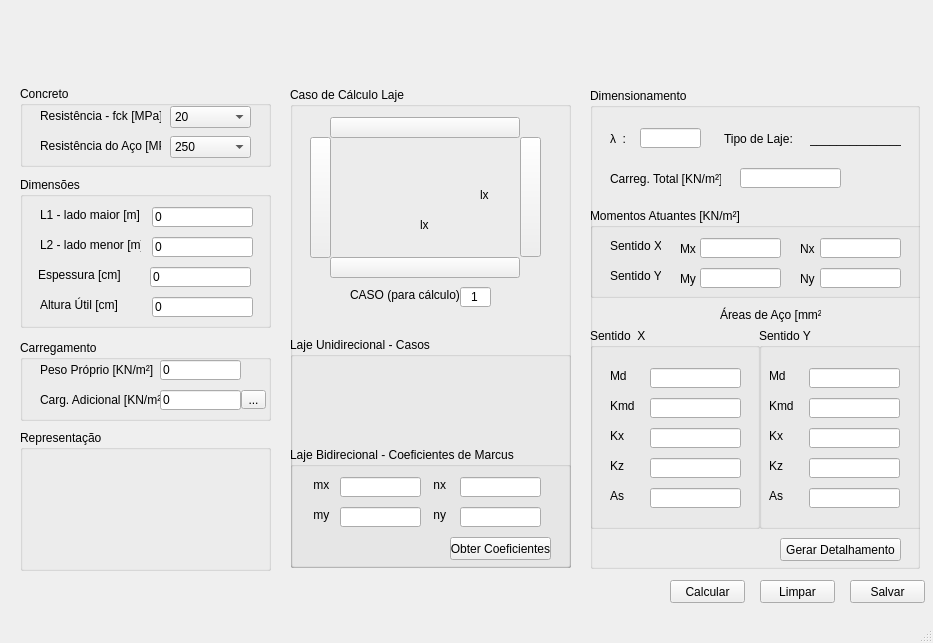
<?xml version="1.0" encoding="UTF-8"?>
<ui version="4.0">
 <class>MainWindow</class>
 <widget class="QMainWindow" name="MainWindow">
  <property name="geometry">
   <rect>
    <x>0</x>
    <y>0</y>
    <width>933</width>
    <height>643</height>
   </rect>
  </property>
  <property name="windowTitle">
   <string>MainWindow</string>
  </property>
  <widget class="QWidget" name="centralwidget">
   <widget class="QGroupBox" name="groupBox_2">
    <property name="geometry">
     <rect>
      <x>20</x>
      <y>340</y>
      <width>251</width>
      <height>81</height>
     </rect>
    </property>
    <property name="title">
     <string>Carregamento</string>
    </property>
    <widget class="QLabel" name="label_5">
     <property name="geometry">
      <rect>
       <x>20</x>
       <y>20</y>
       <width>121</width>
       <height>20</height>
      </rect>
     </property>
     <property name="text">
      <string>Peso Próprio [KN/m²]</string>
     </property>
    </widget>
    <widget class="QLineEdit" name="lineEdit">
     <property name="geometry">
      <rect>
       <x>140</x>
       <y>20</y>
       <width>81</width>
       <height>20</height>
      </rect>
     </property>
     <property name="text">
      <string>0</string>
     </property>
    </widget>
    <widget class="QLabel" name="label_6">
     <property name="geometry">
      <rect>
       <x>20</x>
       <y>50</y>
       <width>121</width>
       <height>20</height>
      </rect>
     </property>
     <property name="text">
      <string>Carg. Adicional [KN/m²]</string>
     </property>
    </widget>
    <widget class="QLineEdit" name="lineEdit_2">
     <property name="geometry">
      <rect>
       <x>140</x>
       <y>50</y>
       <width>81</width>
       <height>20</height>
      </rect>
     </property>
     <property name="text">
      <string>0</string>
     </property>
    </widget>
    <widget class="QToolButton" name="toolButton">
     <property name="geometry">
      <rect>
       <x>221</x>
       <y>50</y>
       <width>25</width>
       <height>19</height>
      </rect>
     </property>
     <property name="text">
      <string>...</string>
     </property>
    </widget>
   </widget>
   <widget class="QGroupBox" name="groupBox_3">
    <property name="geometry">
     <rect>
      <x>20</x>
      <y>177</y>
      <width>251</width>
      <height>151</height>
     </rect>
    </property>
    <property name="title">
     <string>Dimensões</string>
    </property>
    <widget class="QLabel" name="label_7">
     <property name="geometry">
      <rect>
       <x>20</x>
       <y>30</y>
       <width>101</width>
       <height>16</height>
      </rect>
     </property>
     <property name="text">
      <string>L1 - lado maior [m]</string>
     </property>
    </widget>
    <widget class="QLineEdit" name="lineEdit_3">
     <property name="geometry">
      <rect>
       <x>132</x>
       <y>30</y>
       <width>101</width>
       <height>20</height>
      </rect>
     </property>
     <property name="text">
      <string>0</string>
     </property>
    </widget>
    <widget class="QLabel" name="label_8">
     <property name="geometry">
      <rect>
       <x>20</x>
       <y>60</y>
       <width>101</width>
       <height>16</height>
      </rect>
     </property>
     <property name="text">
      <string>L2 - lado menor [m]</string>
     </property>
    </widget>
    <widget class="QLineEdit" name="lineEdit_4">
     <property name="geometry">
      <rect>
       <x>132</x>
       <y>60</y>
       <width>101</width>
       <height>20</height>
      </rect>
     </property>
     <property name="text">
      <string>0</string>
     </property>
    </widget>
    <widget class="QLabel" name="label_9">
     <property name="geometry">
      <rect>
       <x>18</x>
       <y>90</y>
       <width>91</width>
       <height>16</height>
      </rect>
     </property>
     <property name="text">
      <string>Espessura [cm]</string>
     </property>
    </widget>
    <widget class="QLineEdit" name="lineEdit_5">
     <property name="geometry">
      <rect>
       <x>130</x>
       <y>90</y>
       <width>101</width>
       <height>20</height>
      </rect>
     </property>
     <property name="text">
      <string>0</string>
     </property>
    </widget>
    <widget class="QLineEdit" name="lineEdit_27">
     <property name="geometry">
      <rect>
       <x>132</x>
       <y>120</y>
       <width>101</width>
       <height>20</height>
      </rect>
     </property>
     <property name="text">
      <string>0</string>
     </property>
    </widget>
    <widget class="QLabel" name="label_35">
     <property name="geometry">
      <rect>
       <x>20</x>
       <y>120</y>
       <width>91</width>
       <height>16</height>
      </rect>
     </property>
     <property name="text">
      <string>Altura Útil [cm]</string>
     </property>
    </widget>
   </widget>
   <widget class="QGroupBox" name="groupBox">
    <property name="geometry">
     <rect>
      <x>20</x>
      <y>86</y>
      <width>251</width>
      <height>81</height>
     </rect>
    </property>
    <property name="title">
     <string>Concreto</string>
    </property>
    <widget class="QLabel" name="label">
     <property name="geometry">
      <rect>
       <x>20</x>
       <y>20</y>
       <width>121</width>
       <height>20</height>
      </rect>
     </property>
     <property name="text">
      <string>Resistência - fck [MPa]</string>
     </property>
    </widget>
    <widget class="QComboBox" name="comboBox">
     <property name="geometry">
      <rect>
       <x>150</x>
       <y>20</y>
       <width>81</width>
       <height>22</height>
      </rect>
     </property>
     <item>
      <property name="text">
       <string>20</string>
      </property>
     </item>
     <item>
      <property name="text">
       <string>25</string>
      </property>
     </item>
     <item>
      <property name="text">
       <string>30</string>
      </property>
     </item>
     <item>
      <property name="text">
       <string>35</string>
      </property>
     </item>
     <item>
      <property name="text">
       <string>40</string>
      </property>
     </item>
     <item>
      <property name="text">
       <string>45</string>
      </property>
     </item>
     <item>
      <property name="text">
       <string>50</string>
      </property>
     </item>
    </widget>
    <widget class="QComboBox" name="comboBox_2">
     <property name="geometry">
      <rect>
       <x>150</x>
       <y>50</y>
       <width>81</width>
       <height>22</height>
      </rect>
     </property>
     <item>
      <property name="text">
       <string>250</string>
      </property>
     </item>
     <item>
      <property name="text">
       <string>500</string>
      </property>
     </item>
     <item>
      <property name="text">
       <string>600</string>
      </property>
     </item>
    </widget>
    <widget class="QLabel" name="label_2">
     <property name="geometry">
      <rect>
       <x>20</x>
       <y>50</y>
       <width>121</width>
       <height>20</height>
      </rect>
     </property>
     <property name="text">
      <string>Resistência do Aço [MPa]</string>
     </property>
    </widget>
   </widget>
   <widget class="QGroupBox" name="groupBox_4">
    <property name="geometry">
     <rect>
      <x>20</x>
      <y>430</y>
      <width>251</width>
      <height>141</height>
     </rect>
    </property>
    <property name="title">
     <string>Representação</string>
    </property>
    <widget class="QLabel" name="label_3">
     <property name="geometry">
      <rect>
       <x>20</x>
       <y>17</y>
       <width>221</width>
       <height>120</height>
      </rect>
     </property>
     <property name="text">
      <string/>
     </property>
     <property name="pixmap">
      <pixmap>laje-esqm.png</pixmap>
     </property>
     <property name="scaledContents">
      <bool>true</bool>
     </property>
    </widget>
   </widget>
   <widget class="QGroupBox" name="groupBox_5">
    <property name="geometry">
     <rect>
      <x>290</x>
      <y>87</y>
      <width>281</width>
      <height>481</height>
     </rect>
    </property>
    <property name="title">
     <string>Caso de Cálculo Laje</string>
    </property>
    <widget class="QLabel" name="label_4">
     <property name="geometry">
      <rect>
       <x>40</x>
       <y>50</y>
       <width>191</width>
       <height>121</height>
      </rect>
     </property>
     <property name="text">
      <string/>
     </property>
     <property name="pixmap">
      <pixmap>laje.png</pixmap>
     </property>
     <property name="scaledContents">
      <bool>true</bool>
     </property>
    </widget>
    <widget class="QPushButton" name="pushButton">
     <property name="geometry">
      <rect>
       <x>20</x>
       <y>50</y>
       <width>21</width>
       <height>121</height>
      </rect>
     </property>
     <property name="autoFillBackground">
      <bool>false</bool>
     </property>
     <property name="text">
      <string/>
     </property>
     <property name="icon">
      <iconset>
       <normaloff>livv.png</normaloff>livv.png</iconset>
     </property>
     <property name="iconSize">
      <size>
       <width>50</width>
       <height>210</height>
      </size>
     </property>
     <property name="default">
      <bool>false</bool>
     </property>
    </widget>
    <widget class="QPushButton" name="pushButton_2">
     <property name="geometry">
      <rect>
       <x>40</x>
       <y>30</y>
       <width>190</width>
       <height>21</height>
      </rect>
     </property>
     <property name="text">
      <string/>
     </property>
     <property name="icon">
      <iconset>
       <normaloff>livh.png</normaloff>livh.png</iconset>
     </property>
     <property name="iconSize">
      <size>
       <width>300</width>
       <height>50</height>
      </size>
     </property>
    </widget>
    <widget class="QPushButton" name="pushButton_3">
     <property name="geometry">
      <rect>
       <x>40</x>
       <y>170</y>
       <width>190</width>
       <height>21</height>
      </rect>
     </property>
     <property name="text">
      <string/>
     </property>
     <property name="icon">
      <iconset>
       <normaloff>livh.png</normaloff>livh.png</iconset>
     </property>
     <property name="iconSize">
      <size>
       <width>300</width>
       <height>50</height>
      </size>
     </property>
    </widget>
    <widget class="QPushButton" name="pushButton_4">
     <property name="geometry">
      <rect>
       <x>230</x>
       <y>50</y>
       <width>21</width>
       <height>120</height>
      </rect>
     </property>
     <property name="text">
      <string/>
     </property>
     <property name="icon">
      <iconset>
       <normaloff>livv.png</normaloff>livv.png</iconset>
     </property>
     <property name="iconSize">
      <size>
       <width>50</width>
       <height>210</height>
      </size>
     </property>
    </widget>
    <widget class="QLabel" name="label_10">
     <property name="geometry">
      <rect>
       <x>60</x>
       <y>200</y>
       <width>111</width>
       <height>16</height>
      </rect>
     </property>
     <property name="text">
      <string>CASO (para cálculo):</string>
     </property>
    </widget>
    <widget class="QLineEdit" name="lineEdit_6">
     <property name="geometry">
      <rect>
       <x>170</x>
       <y>200</y>
       <width>31</width>
       <height>20</height>
      </rect>
     </property>
     <property name="autoFillBackground">
      <bool>false</bool>
     </property>
     <property name="text">
      <string>1</string>
     </property>
     <property name="alignment">
      <set>Qt::AlignCenter</set>
     </property>
    </widget>
    <widget class="QGroupBox" name="groupBox_6">
     <property name="geometry">
      <rect>
       <x>0</x>
       <y>360</y>
       <width>281</width>
       <height>121</height>
      </rect>
     </property>
     <property name="title">
      <string>Laje Bidirecional - Coeficientes de Marcus</string>
     </property>
     <widget class="QPushButton" name="pushButton_5">
      <property name="geometry">
       <rect>
        <x>160</x>
        <y>90</y>
        <width>101</width>
        <height>23</height>
       </rect>
      </property>
      <property name="text">
       <string>Obter Coeficientes</string>
      </property>
     </widget>
     <widget class="QLabel" name="label_11">
      <property name="geometry">
       <rect>
        <x>20</x>
        <y>30</y>
        <width>47</width>
        <height>16</height>
       </rect>
      </property>
      <property name="text">
       <string> mx</string>
      </property>
     </widget>
     <widget class="QLineEdit" name="lineEdit_7">
      <property name="geometry">
       <rect>
        <x>50</x>
        <y>30</y>
        <width>81</width>
        <height>20</height>
       </rect>
      </property>
     </widget>
     <widget class="QLineEdit" name="lineEdit_8">
      <property name="geometry">
       <rect>
        <x>50</x>
        <y>60</y>
        <width>81</width>
        <height>20</height>
       </rect>
      </property>
     </widget>
     <widget class="QLabel" name="label_12">
      <property name="geometry">
       <rect>
        <x>20</x>
        <y>60</y>
        <width>47</width>
        <height>16</height>
       </rect>
      </property>
      <property name="text">
       <string> my</string>
      </property>
     </widget>
     <widget class="QLabel" name="label_13">
      <property name="geometry">
       <rect>
        <x>140</x>
        <y>30</y>
        <width>47</width>
        <height>16</height>
       </rect>
      </property>
      <property name="text">
       <string> nx</string>
      </property>
     </widget>
     <widget class="QLineEdit" name="lineEdit_9">
      <property name="geometry">
       <rect>
        <x>170</x>
        <y>30</y>
        <width>81</width>
        <height>20</height>
       </rect>
      </property>
     </widget>
     <widget class="QLabel" name="label_14">
      <property name="geometry">
       <rect>
        <x>140</x>
        <y>60</y>
        <width>47</width>
        <height>16</height>
       </rect>
      </property>
      <property name="text">
       <string> ny</string>
      </property>
     </widget>
     <widget class="QLineEdit" name="lineEdit_10">
      <property name="geometry">
       <rect>
        <x>170</x>
        <y>60</y>
        <width>81</width>
        <height>20</height>
       </rect>
      </property>
     </widget>
    </widget>
    <widget class="QLabel" name="label_37">
     <property name="geometry">
      <rect>
       <x>190</x>
       <y>100</y>
       <width>21</width>
       <height>16</height>
      </rect>
     </property>
     <property name="text">
      <string>lx</string>
     </property>
    </widget>
    <widget class="QLabel" name="label_38">
     <property name="geometry">
      <rect>
       <x>130</x>
       <y>130</y>
       <width>21</width>
       <height>16</height>
      </rect>
     </property>
     <property name="text">
      <string>lx</string>
     </property>
    </widget>
    <widget class="QLabel" name="label_39">
     <property name="geometry">
      <rect>
       <x>110</x>
       <y>150</y>
       <width>91</width>
       <height>16</height>
      </rect>
     </property>
     <property name="text">
      <string/>
     </property>
    </widget>
    <widget class="QLabel" name="label_40">
     <property name="geometry">
      <rect>
       <x>200</x>
       <y>50</y>
       <width>21</width>
       <height>121</height>
      </rect>
     </property>
     <property name="text">
      <string/>
     </property>
     <property name="pixmap">
      <pixmap>cota_v_laje.png</pixmap>
     </property>
    </widget>
    <widget class="QLabel" name="label_41">
     <property name="geometry">
      <rect>
       <x>50</x>
       <y>140</y>
       <width>171</width>
       <height>20</height>
      </rect>
     </property>
     <property name="text">
      <string/>
     </property>
     <property name="pixmap">
      <pixmap>cota_h_laje.png</pixmap>
     </property>
     <property name="scaledContents">
      <bool>true</bool>
     </property>
    </widget>
    <widget class="QLabel" name="label_42">
     <property name="geometry">
      <rect>
       <x>120</x>
       <y>100</y>
       <width>31</width>
       <height>16</height>
      </rect>
     </property>
     <property name="text">
      <string/>
     </property>
    </widget>
    <widget class="QGroupBox" name="groupBox_11">
     <property name="geometry">
      <rect>
       <x>0</x>
       <y>250</y>
       <width>281</width>
       <height>231</height>
      </rect>
     </property>
     <property name="title">
      <string>Laje Unidirecional - Casos</string>
     </property>
     <widget class="QLabel" name="label_43">
      <property name="geometry">
       <rect>
        <x>20</x>
        <y>10</y>
        <width>241</width>
        <height>101</height>
       </rect>
      </property>
      <property name="text">
       <string/>
      </property>
      <property name="pixmap">
       <pixmap>laje_unidirecional_modelo.png.png</pixmap>
      </property>
      <property name="scaledContents">
       <bool>false</bool>
      </property>
     </widget>
    </widget>
    <zorder>groupBox_11</zorder>
    <zorder>label_4</zorder>
    <zorder>pushButton</zorder>
    <zorder>pushButton_2</zorder>
    <zorder>pushButton_3</zorder>
    <zorder>pushButton_4</zorder>
    <zorder>label_10</zorder>
    <zorder>lineEdit_6</zorder>
    <zorder>groupBox_6</zorder>
    <zorder>label_37</zorder>
    <zorder>label_38</zorder>
    <zorder>label_39</zorder>
    <zorder>label_40</zorder>
    <zorder>label_41</zorder>
    <zorder>label_42</zorder>
   </widget>
   <widget class="QGroupBox" name="groupBox_7">
    <property name="geometry">
     <rect>
      <x>590</x>
      <y>88</y>
      <width>330</width>
      <height>481</height>
     </rect>
    </property>
    <property name="title">
     <string>Dimensionamento</string>
    </property>
    <widget class="QLabel" name="label_15">
     <property name="geometry">
      <rect>
       <x>134</x>
       <y>40</y>
       <width>71</width>
       <height>21</height>
      </rect>
     </property>
     <property name="text">
      <string>Tipo de Laje: </string>
     </property>
    </widget>
    <widget class="QLineEdit" name="lineEdit_11">
     <property name="geometry">
      <rect>
       <x>50</x>
       <y>40</y>
       <width>61</width>
       <height>20</height>
      </rect>
     </property>
    </widget>
    <widget class="QLabel" name="label_16">
     <property name="geometry">
      <rect>
       <x>220</x>
       <y>40</y>
       <width>91</width>
       <height>21</height>
      </rect>
     </property>
     <property name="text">
      <string>______________</string>
     </property>
    </widget>
    <widget class="QLabel" name="label_17">
     <property name="geometry">
      <rect>
       <x>20</x>
       <y>40</y>
       <width>31</width>
       <height>21</height>
      </rect>
     </property>
     <property name="text">
      <string>λ  :</string>
     </property>
    </widget>
    <widget class="QLabel" name="label_18">
     <property name="geometry">
      <rect>
       <x>20</x>
       <y>80</y>
       <width>111</width>
       <height>21</height>
      </rect>
     </property>
     <property name="text">
      <string>Carreg. Total [KN/m²]</string>
     </property>
    </widget>
    <widget class="QLineEdit" name="lineEdit_12">
     <property name="geometry">
      <rect>
       <x>150</x>
       <y>80</y>
       <width>101</width>
       <height>20</height>
      </rect>
     </property>
    </widget>
    <widget class="QGroupBox" name="groupBox_8">
     <property name="geometry">
      <rect>
       <x>0</x>
       <y>120</y>
       <width>341</width>
       <height>90</height>
      </rect>
     </property>
     <property name="title">
      <string>Momentos Atuantes [KN/m²]</string>
     </property>
     <widget class="QLabel" name="label_19">
      <property name="geometry">
       <rect>
        <x>90</x>
        <y>30</y>
        <width>31</width>
        <height>21</height>
       </rect>
      </property>
      <property name="text">
       <string>Mx</string>
      </property>
     </widget>
     <widget class="QLineEdit" name="lineEdit_13">
      <property name="geometry">
       <rect>
        <x>110</x>
        <y>30</y>
        <width>81</width>
        <height>20</height>
       </rect>
      </property>
      <property name="text">
       <string/>
      </property>
     </widget>
     <widget class="QLabel" name="label_20">
      <property name="geometry">
       <rect>
        <x>210</x>
        <y>30</y>
        <width>31</width>
        <height>21</height>
       </rect>
      </property>
      <property name="text">
       <string>Nx</string>
      </property>
     </widget>
     <widget class="QLineEdit" name="lineEdit_14">
      <property name="geometry">
       <rect>
        <x>230</x>
        <y>30</y>
        <width>81</width>
        <height>20</height>
       </rect>
      </property>
      <property name="text">
       <string/>
      </property>
     </widget>
     <widget class="QLabel" name="label_21">
      <property name="geometry">
       <rect>
        <x>90</x>
        <y>60</y>
        <width>31</width>
        <height>21</height>
       </rect>
      </property>
      <property name="text">
       <string>My</string>
      </property>
     </widget>
     <widget class="QLineEdit" name="lineEdit_15">
      <property name="geometry">
       <rect>
        <x>110</x>
        <y>60</y>
        <width>81</width>
        <height>20</height>
       </rect>
      </property>
      <property name="text">
       <string/>
      </property>
     </widget>
     <widget class="QLineEdit" name="lineEdit_16">
      <property name="geometry">
       <rect>
        <x>230</x>
        <y>60</y>
        <width>81</width>
        <height>20</height>
       </rect>
      </property>
      <property name="text">
       <string/>
      </property>
     </widget>
     <widget class="QLabel" name="label_22">
      <property name="geometry">
       <rect>
        <x>210</x>
        <y>60</y>
        <width>31</width>
        <height>21</height>
       </rect>
      </property>
      <property name="text">
       <string>Ny</string>
      </property>
     </widget>
     <widget class="QLabel" name="label_23">
      <property name="geometry">
       <rect>
        <x>20</x>
        <y>30</y>
        <width>51</width>
        <height>16</height>
       </rect>
      </property>
      <property name="text">
       <string>Sentido X:</string>
      </property>
     </widget>
     <widget class="QLabel" name="label_24">
      <property name="geometry">
       <rect>
        <x>20</x>
        <y>60</y>
        <width>51</width>
        <height>16</height>
       </rect>
      </property>
      <property name="text">
       <string>Sentido Y:</string>
      </property>
     </widget>
    </widget>
    <widget class="QGroupBox" name="groupBox_9">
     <property name="geometry">
      <rect>
       <x>0</x>
       <y>240</y>
       <width>170</width>
       <height>201</height>
      </rect>
     </property>
     <property name="title">
      <string>Sentido  X</string>
     </property>
     <widget class="QLabel" name="label_25">
      <property name="geometry">
       <rect>
        <x>20</x>
        <y>40</y>
        <width>47</width>
        <height>16</height>
       </rect>
      </property>
      <property name="text">
       <string>Md</string>
      </property>
     </widget>
     <widget class="QLineEdit" name="lineEdit_17">
      <property name="geometry">
       <rect>
        <x>60</x>
        <y>40</y>
        <width>91</width>
        <height>20</height>
       </rect>
      </property>
     </widget>
     <widget class="QLabel" name="label_26">
      <property name="geometry">
       <rect>
        <x>20</x>
        <y>70</y>
        <width>47</width>
        <height>16</height>
       </rect>
      </property>
      <property name="text">
       <string>Kmd</string>
      </property>
     </widget>
     <widget class="QLineEdit" name="lineEdit_18">
      <property name="geometry">
       <rect>
        <x>60</x>
        <y>70</y>
        <width>91</width>
        <height>20</height>
       </rect>
      </property>
     </widget>
     <widget class="QLineEdit" name="lineEdit_19">
      <property name="geometry">
       <rect>
        <x>60</x>
        <y>100</y>
        <width>91</width>
        <height>20</height>
       </rect>
      </property>
     </widget>
     <widget class="QLabel" name="label_27">
      <property name="geometry">
       <rect>
        <x>20</x>
        <y>100</y>
        <width>47</width>
        <height>16</height>
       </rect>
      </property>
      <property name="text">
       <string>Kx</string>
      </property>
     </widget>
     <widget class="QLineEdit" name="lineEdit_20">
      <property name="geometry">
       <rect>
        <x>60</x>
        <y>130</y>
        <width>91</width>
        <height>20</height>
       </rect>
      </property>
     </widget>
     <widget class="QLabel" name="label_28">
      <property name="geometry">
       <rect>
        <x>20</x>
        <y>130</y>
        <width>47</width>
        <height>16</height>
       </rect>
      </property>
      <property name="text">
       <string>Kz</string>
      </property>
     </widget>
     <widget class="QLabel" name="label_29">
      <property name="geometry">
       <rect>
        <x>20</x>
        <y>160</y>
        <width>47</width>
        <height>16</height>
       </rect>
      </property>
      <property name="text">
       <string>As</string>
      </property>
     </widget>
     <widget class="QLineEdit" name="lineEdit_21">
      <property name="geometry">
       <rect>
        <x>60</x>
        <y>160</y>
        <width>91</width>
        <height>20</height>
       </rect>
      </property>
     </widget>
    </widget>
    <widget class="QGroupBox" name="groupBox_10">
     <property name="geometry">
      <rect>
       <x>169</x>
       <y>240</y>
       <width>171</width>
       <height>201</height>
      </rect>
     </property>
     <property name="title">
      <string>Sentido Y</string>
     </property>
     <widget class="QLineEdit" name="lineEdit_23">
      <property name="geometry">
       <rect>
        <x>50</x>
        <y>160</y>
        <width>91</width>
        <height>20</height>
       </rect>
      </property>
     </widget>
     <widget class="QLineEdit" name="lineEdit_24">
      <property name="geometry">
       <rect>
        <x>50</x>
        <y>70</y>
        <width>91</width>
        <height>20</height>
       </rect>
      </property>
     </widget>
     <widget class="QLabel" name="label_33">
      <property name="geometry">
       <rect>
        <x>10</x>
        <y>70</y>
        <width>47</width>
        <height>16</height>
       </rect>
      </property>
      <property name="text">
       <string>Kmd</string>
      </property>
     </widget>
     <widget class="QLabel" name="label_30">
      <property name="geometry">
       <rect>
        <x>10</x>
        <y>40</y>
        <width>47</width>
        <height>16</height>
       </rect>
      </property>
      <property name="text">
       <string>Md</string>
      </property>
     </widget>
     <widget class="QLabel" name="label_31">
      <property name="geometry">
       <rect>
        <x>10</x>
        <y>130</y>
        <width>47</width>
        <height>16</height>
       </rect>
      </property>
      <property name="text">
       <string>Kz</string>
      </property>
     </widget>
     <widget class="QLabel" name="label_34">
      <property name="geometry">
       <rect>
        <x>10</x>
        <y>100</y>
        <width>47</width>
        <height>16</height>
       </rect>
      </property>
      <property name="text">
       <string>Kx</string>
      </property>
     </widget>
     <widget class="QLineEdit" name="lineEdit_26">
      <property name="geometry">
       <rect>
        <x>50</x>
        <y>130</y>
        <width>91</width>
        <height>20</height>
       </rect>
      </property>
     </widget>
     <widget class="QLineEdit" name="lineEdit_25">
      <property name="geometry">
       <rect>
        <x>50</x>
        <y>100</y>
        <width>91</width>
        <height>20</height>
       </rect>
      </property>
     </widget>
     <widget class="QLabel" name="label_32">
      <property name="geometry">
       <rect>
        <x>10</x>
        <y>160</y>
        <width>47</width>
        <height>16</height>
       </rect>
      </property>
      <property name="text">
       <string>As</string>
      </property>
     </widget>
     <widget class="QLineEdit" name="lineEdit_22">
      <property name="geometry">
       <rect>
        <x>50</x>
        <y>40</y>
        <width>91</width>
        <height>20</height>
       </rect>
      </property>
     </widget>
    </widget>
    <widget class="QLabel" name="label_36">
     <property name="geometry">
      <rect>
       <x>130</x>
       <y>216</y>
       <width>101</width>
       <height>21</height>
      </rect>
     </property>
     <property name="text">
      <string>Áreas de Aço [mm²]</string>
     </property>
    </widget>
    <widget class="QPushButton" name="pushButton_9">
     <property name="geometry">
      <rect>
       <x>190</x>
       <y>450</y>
       <width>121</width>
       <height>23</height>
      </rect>
     </property>
     <property name="text">
      <string>Gerar Detalhamento</string>
     </property>
    </widget>
   </widget>
   <widget class="QPushButton" name="pushButton_6">
    <property name="geometry">
     <rect>
      <x>670</x>
      <y>580</y>
      <width>75</width>
      <height>23</height>
     </rect>
    </property>
    <property name="text">
     <string>Calcular</string>
    </property>
   </widget>
   <widget class="QPushButton" name="pushButton_7">
    <property name="geometry">
     <rect>
      <x>760</x>
      <y>580</y>
      <width>75</width>
      <height>23</height>
     </rect>
    </property>
    <property name="text">
     <string>Limpar</string>
    </property>
   </widget>
   <widget class="QPushButton" name="pushButton_8">
    <property name="geometry">
     <rect>
      <x>850</x>
      <y>580</y>
      <width>75</width>
      <height>23</height>
     </rect>
    </property>
    <property name="text">
     <string>Salvar</string>
    </property>
   </widget>
  </widget>
  <widget class="QMenuBar" name="menubar">
   <property name="geometry">
    <rect>
     <x>0</x>
     <y>0</y>
     <width>933</width>
     <height>21</height>
    </rect>
   </property>
  </widget>
  <widget class="QStatusBar" name="statusbar"/>
 </widget>
 <resources/>
 <connections/>
</ui>
